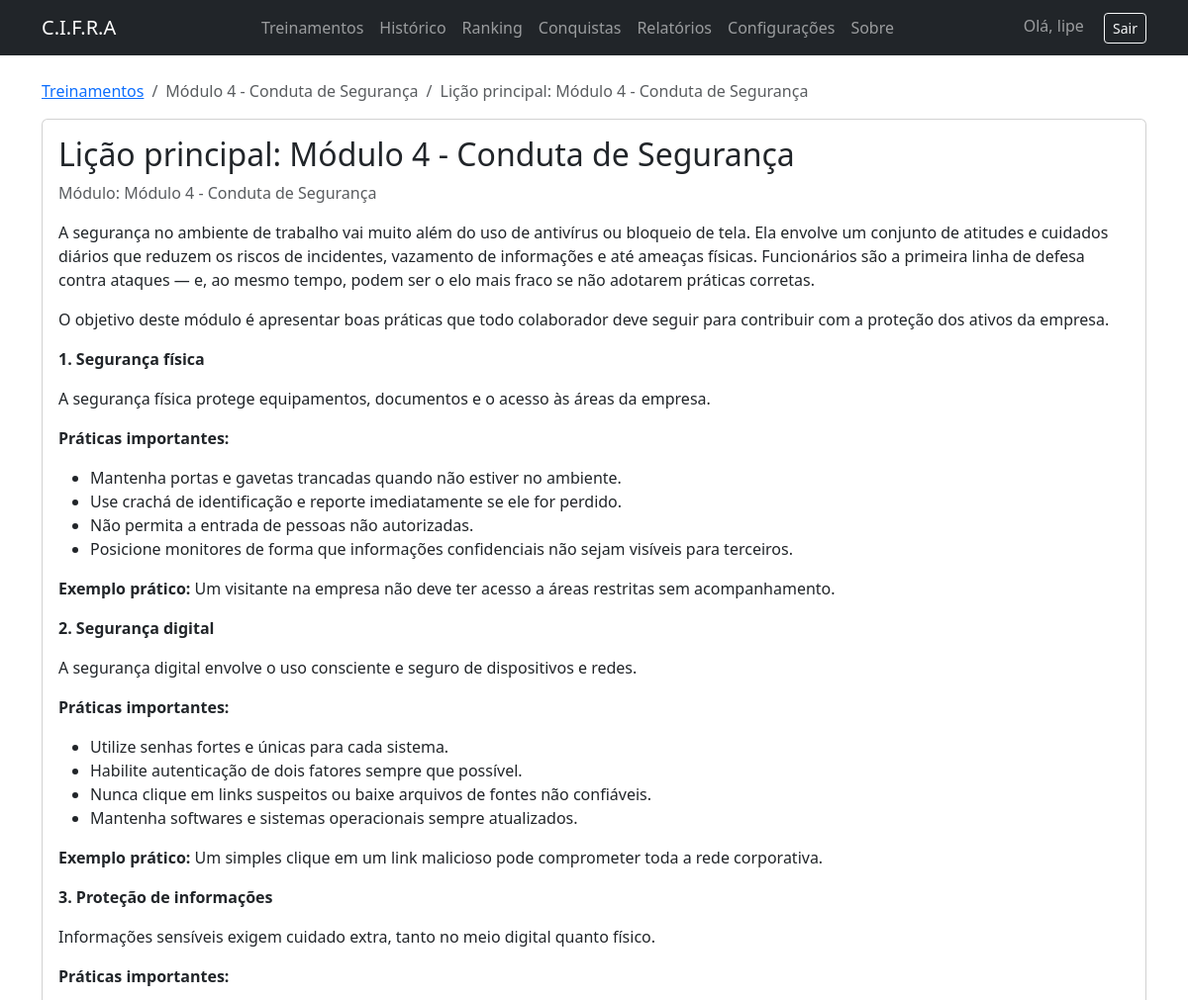
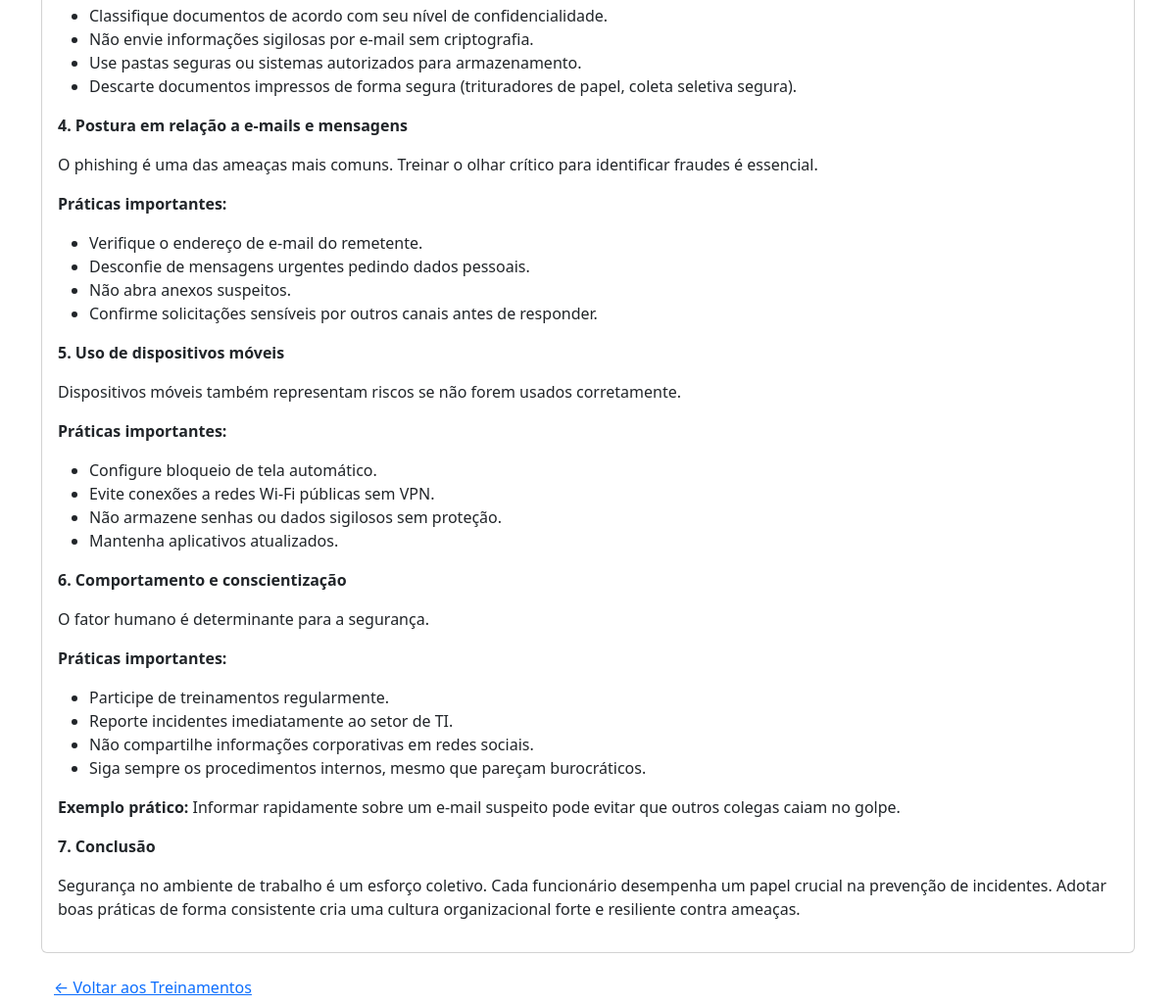
The app's page /training/modulo-4-conduta-de-seguranca/licao-principal-modulo-4-conduta-de-seguranca/ (signed in) with its own data (2 pictures, top to bottom).
### core/models.py (models this page shows, shortened)
class User(AbstractUser):
    ROLE_EMPLOYEE = "employee"
    ROLE_ADMIN_TI = "admin_ti"
    ROLE_CHOICES = [
        (ROLE_EMPLOYEE, "Funcionário"),
        (ROLE_ADMIN_TI, "Admin TI"),
    ]
    role = models.CharField(
        max_length=20,
        choices=ROLE_CHOICES,
        default=ROLE_EMPLOYEE,
    )
    score = models.IntegerField(default=0)

class Module(models.Model):
    title = models.CharField(max_length=200)
    slug = models.SlugField(unique=True, max_length=200)
    summary = models.TextField(blank=True)
    order = models.PositiveIntegerField(default=0)
    class Meta:
        ordering = ['order', 'title']
        verbose_name = "Módulo"
        verbose_name_plural = "Módulos"

class Lesson(models.Model):
    module = models.ForeignKey(Module, on_delete=models.CASCADE, related_name='lessons')
    title = models.CharField(max_length=200)
    slug = models.SlugField(max_length=200)
    content_html = models.TextField(blank=True, help_text="HTML sanitizado para renderizar a lição")
    content_markdown = models.TextField(blank=True, help_text="(Opcional) versão em markdown")
    order = models.PositiveIntegerField(default=0)
    created_at = models.DateTimeField(auto_now_add=True)
    resources_file = models.FileField(upload_to='lesson_resources/', null=True, blank=True,
                                      help_text="Arquivo (PDF/DOCX) disponível para download")
    class Meta:
        unique_together = ('module', 'slug')
        ordering = ['order']
        verbose_name = "Lição"
        verbose_name_plural = "Lições"

### core/views.py (the view)
# urls.py: path('training/<slug:module_slug>/<slug:lesson_slug>/', views.lesson_detail, name='lesson_detail'),  # detalhe de aula
@login_required
def lesson_detail(request, module_slug, lesson_slug):
    module = get_object_or_404(Module, slug=module_slug)
    lesson = get_object_or_404(Lesson, module=module, slug=lesson_slug)
    safe_html = bleach.clean(lesson.content_html or '', tags=ALLOWED_TAGS, attributes=ALLOWED_ATTRS, strip=True)
    if request.headers.get('x-requested-with') == 'XMLHttpRequest':
        return JsonResponse({'title': lesson.title, 'content_html': safe_html})
    return render(request, 'core/lesson_detail.html', {'module': module, 'lesson': lesson, 'content_html': safe_html})

### core/templates/core/lesson_detail.html (shortened to what this page needs)
{% extends "core/base.html" %}
{% block content %}
<nav aria-label="breadcrumb" class="mb-3">
  <ol class="breadcrumb">
    <li class="breadcrumb-item"><a href="{% url 'training' %}">Treinamentos</a></li>
    <li class="breadcrumb-item active" aria-current="page">{{ module.title }}</li>
    <li class="breadcrumb-item active" aria-current="page">{{ lesson.title }}</li>
  </ol>
</nav>
<div class="card mb-3">
  <div class="card-body">
    <h2 class="card-title">{{ lesson.title }}</h2>
    <p class="text-muted mb-3">Módulo: {{ module.title }}</p>
    <div class="lesson-content">
      {{ content_html|safe }}
    </div>
  </div>
</div>
<a class="btn btn-link" href="{% url 'training' %}">&larr; Voltar aos Treinamentos</a>
{% endblock %}

### core/templates/core/base.html (shortened to what this page needs)
<!DOCTYPE html>
<html lang="pt-BR">
<head>
    <link rel="stylesheet" href="https://cdn.jsdelivr.net/npm/bootstrap@5.3.0/dist/css/bootstrap.min.css">
</head>
<body>
<nav class="navbar navbar-expand-lg navbar-dark bg-dark mb-4">
    <div class="container">
        <a class="navbar-brand" href="{% url 'index' %}">C.I.F.R.A</a>
        <div>
            <ul class="navbar-nav me-auto">
              <li class="nav-item"><a class="nav-link" href="{% url 'training' %}">Treinamentos</a></li>
              <li class="nav-item"><a class="nav-link" href="{% url 'attempts' %}">Histórico</a></li>
              <li class="nav-item"><a class="nav-link" href="{% url 'ranking' %}">Ranking</a></li>
              <li class="nav-item"><a class="nav-link" href="{% url 'achievements' %}">Conquistas</a></li>
              {% if user.is_authenticated and user.role == "admin_ti" %}
                <li class="nav-item"><a class="nav-link" href="{% url 'reports' %}">Relatórios</a></li>
                <li class="nav-item"><a class="nav-link" href="{% url 'settings' %}">Configurações</a></li>
              {% endif %}
              <li class="nav-item"><a class="nav-link" href="{% url 'about' %}">Sobre</a></li>
            </ul>
        </div>
        <div>
            {% if user.is_authenticated %}
                <span class="navbar-text me-3">Olá, {{ user.username }}</span>
                <form action="{% url 'logout' %}" method="post" style="display:inline;">
                <button type="submit" class="btn btn-outline-light btn-sm">Sair</button>
                </form>
            {% else %}
                <a class="btn btn-outline-light btn-sm" href="{% url 'login' %}">Entrar</a>
            {% endif %}
        </div>
    </div>
</nav>
<div class="container">
    {% block content %}{% endblock %}
</div>
</body>
</html>

### records on screen
User: username "lipe"
Module: title "Módulo 4 - Conduta de Segurança"
Lesson: title "Lição principal: Módulo 4 - Conduta de Segurança"
